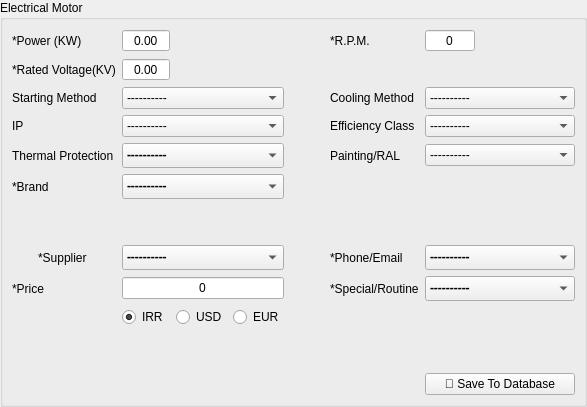
      <widget class="QWidget" name="electrica_motor">
       <layout class="QGridLayout" name="gridLayout">
        <property name="leftMargin">
         <number>0</number>
        </property>
        <property name="topMargin">
         <number>0</number>
        </property>
        <property name="rightMargin">
         <number>0</number>
        </property>
        <property name="bottomMargin">
         <number>0</number>
        </property>
        <item row="0" column="0">
         <widget class="QGroupBox" name="motor_gp_box">
          <property name="minimumSize">
           <size>
            <width>0</width>
            <height>0</height>
           </size>
          </property>
          <property name="maximumSize">
           <size>
            <width>16777215</width>
            <height>16777215</height>
           </size>
          </property>
          <property name="title">
           <string>Electrical Motor</string>
          </property>
          <layout class="QGridLayout" name="gridLayout_5">
           <item row="19" column="0" colspan="2">
            <widget class="QLabel" name="label_6">
             <property name="text">
              <string>*Price</string>
             </property>
            </widget>
           </item>
           <item row="4" column="5">
            <spacer name="horizontalSpacer_13">
             <property name="orientation">
              <enum>Qt::Horizontal</enum>
             </property>
             <property name="sizeHint" stdset="0">
              <size>
               <width>40</width>
               <height>20</height>
              </size>
             </property>
            </spacer>
           </item>
           <item row="4" column="6">
            <widget class="QLabel" name="label_20">
             <property name="text">
              <string>Cooling Method</string>
             </property>
            </widget>
           </item>
           <item row="8" column="7">
            <widget class="QComboBox" name="motor_paiting_ral">
             <property name="minimumSize">
              <size>
               <width>150</width>
               <height>0</height>
              </size>
             </property>
             <property name="maximumSize">
              <size>
               <width>150</width>
               <height>16777215</height>
              </size>
             </property>
             <item>
              <property name="text">
               <string>----------</string>
              </property>
             </item>
             <item>
              <property name="text">
               <string>7032</string>
              </property>
             </item>
             <item>
              <property name="text">
               <string>7030</string>
              </property>
             </item>
            </widget>
           </item>
           <item row="8" column="0" colspan="2">
            <widget class="QLabel" name="label_25">
             <property name="text">
              <string>Thermal Protection</string>
             </property>
            </widget>
           </item>
           <item row="4" column="2" colspan="3">
            <widget class="QComboBox" name="motor_starting_method">
             <property name="minimumSize">
              <size>
               <width>0</width>
               <height>0</height>
              </size>
             </property>
             <property name="maximumSize">
              <size>
               <width>16777215</width>
               <height>16777215</height>
              </size>
             </property>
             <item>
              <property name="text">
               <string>----------</string>
              </property>
             </item>
             <item>
              <property name="text">
               <string>Delta/Star</string>
              </property>
             </item>
             <item>
              <property name="text">
               <string>VFD</string>
              </property>
             </item>
             <item>
              <property name="text">
               <string>Direct</string>
              </property>
             </item>
            </widget>
           </item>
           <item row="16" column="7">
            <widget class="QComboBox" name="motor_phone_email">
             <property name="minimumSize">
              <size>
               <width>150</width>
               <height>0</height>
              </size>
             </property>
             <property name="maximumSize">
              <size>
               <width>150</width>
               <height>16777215</height>
              </size>
             </property>
             <property name="font">
              <font>
               <family>Calibri</family>
               <pointsize>10</pointsize>
               <weight>75</weight>
               <bold>true</bold>
              </font>
             </property>
             <item>
              <property name="text">
               <string>----------</string>
              </property>
             </item>
             <item>
              <property name="text">
               <string>By Phone</string>
              </property>
             </item>
             <item>
              <property name="text">
               <string>By Email</string>
              </property>
             </item>
            </widget>
           </item>
           <item row="4" column="0" colspan="2">
            <widget class="QLabel" name="label_13">
             <property name="text">
              <string>Starting Method</string>
             </property>
            </widget>
           </item>
           <item row="6" column="7">
            <widget class="QComboBox" name="motor_efficiency_class">
             <property name="minimumSize">
              <size>
               <width>150</width>
               <height>0</height>
              </size>
             </property>
             <property name="maximumSize">
              <size>
               <width>150</width>
               <height>16777215</height>
              </size>
             </property>
             <item>
              <property name="text">
               <string>----------</string>
              </property>
             </item>
             <item>
              <property name="text">
               <string>IE1</string>
              </property>
             </item>
             <item>
              <property name="text">
               <string>IE2</string>
              </property>
             </item>
             <item>
              <property name="text">
               <string>IE3</string>
              </property>
             </item>
             <item>
              <property name="text">
               <string>IE4</string>
              </property>
             </item>
            </widget>
           </item>
           <item row="4" column="7">
            <widget class="QComboBox" name="motor_cooling_method">
             <property name="minimumSize">
              <size>
               <width>150</width>
               <height>0</height>
              </size>
             </property>
             <property name="maximumSize">
              <size>
               <width>150</width>
               <height>16777215</height>
              </size>
             </property>
             <item>
              <property name="text">
               <string>----------</string>
              </property>
             </item>
             <item>
              <property name="text">
               <string>Acc To IEC</string>
              </property>
             </item>
             <item>
              <property name="text">
               <string>IC411</string>
              </property>
             </item>
             <item>
              <property name="text">
               <string>IC616</string>
              </property>
             </item>
            </widget>
           </item>
           <item row="9" column="2" colspan="3">
            <widget class="QComboBox" name="motor_brand">
             <property name="minimumSize">
              <size>
               <width>0</width>
               <height>0</height>
              </size>
             </property>
             <property name="maximumSize">
              <size>
               <width>16777215</width>
               <height>16777215</height>
              </size>
             </property>
             <property name="font">
              <font>
               <family>Calibri</family>
               <pointsize>10</pointsize>
               <weight>75</weight>
               <bold>true</bold>
              </font>
             </property>
             <item>
              <property name="text">
               <string>----------</string>
              </property>
             </item>
             <item>
              <property name="text">
               <string>Jemco</string>
              </property>
             </item>
             <item>
              <property name="text">
               <string>Roshd Sanaat</string>
              </property>
             </item>
             <item>
              <property name="text">
               <string>Motogen</string>
              </property>
             </item>
             <item>
              <property name="text">
               <string>Electrogen</string>
              </property>
             </item>
             <item>
              <property name="text">
               <string>Siemens</string>
              </property>
             </item>
             <item>
              <property name="text">
               <string>ABB</string>
              </property>
             </item>
             <item>
              <property name="text">
               <string>VEM</string>
              </property>
             </item>
             <item>
              <property name="text">
               <string>Helmeck</string>
              </property>
             </item>
            </widget>
           </item>
           <item row="1" column="7">
            <widget class="QSpinBox" name="motor_rpm">
             <property name="maximumSize">
              <size>
               <width>50</width>
               <height>16777215</height>
              </size>
             </property>
             <property name="alignment">
              <set>Qt::AlignCenter</set>
             </property>
             <property name="buttonSymbols">
              <enum>QAbstractSpinBox::NoButtons</enum>
             </property>
             <property name="maximum">
              <number>9999</number>
             </property>
            </widget>
           </item>
           <item row="1" column="2">
            <widget class="QDoubleSpinBox" name="motor_power">
             <property name="alignment">
              <set>Qt::AlignCenter</set>
             </property>
             <property name="buttonSymbols">
              <enum>QAbstractSpinBox::NoButtons</enum>
             </property>
             <property name="maximum">
              <double>999.000000000000000</double>
             </property>
            </widget>
           </item>
           <item row="8" column="2" colspan="3">
            <widget class="QComboBox" name="motor_thermal_protection">
             <property name="minimumSize">
              <size>
               <width>0</width>
               <height>0</height>
              </size>
             </property>
             <property name="maximumSize">
              <size>
               <width>16777215</width>
               <height>16777215</height>
              </size>
             </property>
             <property name="font">
              <font>
               <family>Calibri</family>
               <pointsize>10</pointsize>
               <weight>75</weight>
               <bold>true</bold>
              </font>
             </property>
             <item>
              <property name="text">
               <string>----------</string>
              </property>
             </item>
             <item>
              <property name="text">
               <string>Not Included</string>
              </property>
             </item>
             <item>
              <property name="text">
               <string>3xPTC</string>
              </property>
             </item>
             <item>
              <property name="text">
               <string>6xPTC</string>
              </property>
             </item>
            </widget>
           </item>
           <item row="3" column="2">
            <widget class="QDoubleSpinBox" name="motor_voltage">
             <property name="alignment">
              <set>Qt::AlignCenter</set>
             </property>
             <property name="buttonSymbols">
              <enum>QAbstractSpinBox::NoButtons</enum>
             </property>
             <property name="maximum">
              <double>999.990000000000009</double>
             </property>
            </widget>
           </item>
           <item row="20" column="3">
            <widget class="QRadioButton" name="motor_usd">
             <property name="text">
              <string>USD</string>
             </property>
             <attribute name="buttonGroup">
              <string notr="true">motor_currency</string>
             </attribute>
            </widget>
           </item>
           <item row="20" column="2">
            <widget class="QRadioButton" name="motor_irr">
             <property name="text">
              <string>IRR</string>
             </property>
             <property name="checked">
              <bool>true</bool>
             </property>
             <attribute name="buttonGroup">
              <string notr="true">motor_currency</string>
             </attribute>
            </widget>
           </item>
           <item row="16" column="6">
            <widget class="QLabel" name="label_64">
             <property name="text">
              <string>*Phone/Email</string>
             </property>
            </widget>
           </item>
           <item row="6" column="0" colspan="2">
            <widget class="QLabel" name="label_21">
             <property name="text">
              <string>IP</string>
             </property>
            </widget>
           </item>
           <item row="25" column="7">
            <widget class="QPushButton" name="motor_save_btn">
             <property name="maximumSize">
              <size>
               <width>150</width>
               <height>16777215</height>
              </size>
             </property>
             <property name="text">
              <string>💾 Save To Database</string>
             </property>
            </widget>
           </item>
           <item row="22" column="0">
            <spacer name="verticalSpacer_4">
             <property name="orientation">
              <enum>Qt::Vertical</enum>
             </property>
             <property name="sizeHint" stdset="0">
              <size>
               <width>20</width>
               <height>40</height>
              </size>
             </property>
            </spacer>
           </item>
           <item row="20" column="4">
            <widget class="QRadioButton" name="motor_eur">
             <property name="text">
              <string>EUR</string>
             </property>
             <attribute name="buttonGroup">
              <string notr="true">motor_currency</string>
             </attribute>
            </widget>
           </item>
           <item row="1" column="0" colspan="2">
            <widget class="QLabel" name="label_5">
             <property name="text">
              <string>*Power (KW)</string>
             </property>
            </widget>
           </item>
           <item row="19" column="7">
            <widget class="QComboBox" name="motor_special_routine">
             <property name="minimumSize">
              <size>
               <width>150</width>
               <height>0</height>
              </size>
             </property>
             <property name="maximumSize">
              <size>
               <width>150</width>
               <height>16777215</height>
              </size>
             </property>
             <property name="font">
              <font>
               <family>Calibri</family>
               <pointsize>10</pointsize>
               <weight>75</weight>
               <bold>true</bold>
              </font>
             </property>
             <item>
              <property name="text">
               <string>----------</string>
              </property>
             </item>
             <item>
              <property name="text">
               <string>Special</string>
              </property>
             </item>
             <item>
              <property name="text">
               <string>Routine</string>
              </property>
             </item>
            </widget>
           </item>
           <item row="19" column="2" colspan="3">
            <widget class="QLineEdit" name="motor_price">
             <property name="minimumSize">
              <size>
               <width>0</width>
               <height>0</height>
              </size>
             </property>
             <property name="maximumSize">
              <size>
               <width>16777215</width>
               <height>16777215</height>
              </size>
             </property>
             <property name="text">
              <string>0</string>
             </property>
             <property name="alignment">
              <set>Qt::AlignCenter</set>
             </property>
            </widget>
           </item>
           <item row="16" column="2" colspan="3">
            <widget class="QComboBox" name="motor_supplier">
             <property name="minimumSize">
              <size>
               <width>0</width>
               <height>0</height>
              </size>
             </property>
             <property name="maximumSize">
              <size>
               <width>16777215</width>
               <height>16777215</height>
              </size>
             </property>
             <property name="font">
              <font>
               <family>Calibri</family>
               <pointsize>10</pointsize>
               <weight>75</weight>
               <bold>true</bold>
              </font>
             </property>
             <item>
              <property name="text">
               <string>----------</string>
              </property>
             </item>
             <item>
              <property name="text">
               <string>Jemco</string>
              </property>
             </item>
             <item>
              <property name="text">
               <string>Roshd Sanaat</string>
              </property>
             </item>
             <item>
              <property name="text">
               <string>Motogen</string>
              </property>
             </item>
             <item>
              <property name="text">
               <string>Electrogen</string>
              </property>
             </item>
             <item>
              <property name="text">
               <string>Siemens</string>
              </property>
             </item>
             <item>
              <property name="text">
               <string>ABB</string>
              </property>
             </item>
             <item>
              <property name="text">
               <string>VEM</string>
              </property>
             </item>
             <item>
              <property name="text">
               <string>Helmeck</string>
              </property>
             </item>
            </widget>
           </item>
           <item row="13" column="2">
            <spacer name="verticalSpacer_11">
             <property name="orientation">
              <enum>Qt::Vertical</enum>
             </property>
             <property name="sizeType">
              <enum>QSizePolicy::Minimum</enum>
             </property>
             <property name="sizeHint" stdset="0">
              <size>
               <width>20</width>
               <height>40</height>
              </size>
             </property>
            </spacer>
           </item>
           <item row="9" column="0" colspan="2">
            <widget class="QLabel" name="label_11">
             <property name="text">
              <string>*Brand</string>
             </property>
            </widget>
           </item>
           <item row="8" column="6">
            <widget class="QLabel" name="label_24">
             <property name="text">
              <string>Painting/RAL</string>
             </property>
            </widget>
           </item>
           <item row="6" column="2" colspan="3">
            <widget class="QComboBox" name="motor_ip">
             <property name="maximumSize">
              <size>
               <width>16777215</width>
               <height>16777215</height>
              </size>
             </property>
             <item>
              <property name="text">
               <string>----------</string>
              </property>
             </item>
             <item>
              <property name="text">
               <string>IP20</string>
              </property>
             </item>
             <item>
              <property name="text">
               <string>IP31</string>
              </property>
             </item>
             <item>
              <property name="text">
               <string>IP44</string>
              </property>
             </item>
             <item>
              <property name="text">
               <string>IP54</string>
              </property>
             </item>
             <item>
              <property name="text">
               <string>IP55</string>
              </property>
             </item>
             <item>
              <property name="text">
               <string>IP65</string>
              </property>
             </item>
             <item>
              <property name="text">
               <string>IP66</string>
              </property>
             </item>
             <item>
              <property name="text">
               <string>IP67</string>
              </property>
             </item>
             <item>
              <property name="text">
               <string>IP68</string>
              </property>
             </item>
            </widget>
           </item>
           <item row="19" column="6">
            <widget class="QLabel" name="label_65">
             <property name="text">
              <string>*Special/Routine</string>
             </property>
            </widget>
           </item>
           <item row="1" column="6">
            <widget class="QLabel" name="label_12">
             <property name="text">
              <string>*R.P.M.</string>
             </property>
            </widget>
           </item>
           <item row="16" column="1">
            <widget class="QLabel" name="label_10">
             <property name="text">
              <string>*Supplier</string>
             </property>
            </widget>
           </item>
           <item row="6" column="6">
            <widget class="QLabel" name="label_22">
             <property name="text">
              <string>Efficiency Class</string>
             </property>
            </widget>
           </item>
           <item row="16" column="0">
            <widget class="QPushButton" name="motor_add_supplier_btn">
             <property name="maximumSize">
              <size>
               <width>16</width>
               <height>16</height>
              </size>
             </property>
             <property name="styleSheet">
              <string notr="true">QPushButton {
    background-color: rgba(0, 0, 0, 0); /* Fully transparent background */
    border: none;                      /* Optional: remove the border */
}
QPushButton:hover {
	color: #d3dae3;
	padding: 2px;
	background-color: #F77F00;
}

QPushButton:pressed {
	color: #d3dae3;
	padding: 2px;
	background-color: #F77F00;
}
QPushButton:pressed {
	color: #d3dae3;
	padding: 2px;
	background-color: #2c2f2f;
}</string>
             </property>
             <property name="text">
              <string/>
             </property>
             <property name="icon">
              <iconset>
               <normaloff>../../assets/plus.png</normaloff>../../assets/plus.png</iconset>
             </property>
            </widget>
           </item>
           <item row="3" column="0" colspan="2">
            <widget class="QLabel" name="label_23">
             <property name="text">
              <string>*Rated Voltage(KV)</string>
             </property>
            </widget>
           </item>
          </layout>
         </widget>
        </item>
       </layout>
      </widget>
